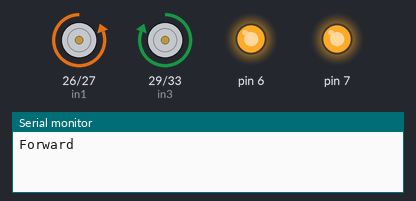
A sketch run on a simulated Arduino Mega 2560, built with avr-gcc and run on an emulated ATmega2560. On the bench: motor-driver pin pairs drawn as motors (green arrow = first pin HIGH = forward, orange = second pin HIGH = backward, longer = more drive), output pins drawn as LEDs (lit = HIGH), the last lines printed to the serial monitor.

Above: at 2.5 s.
At 7.5 s:
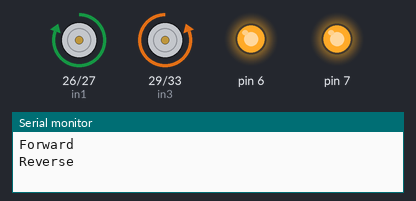
At 12.5 s:
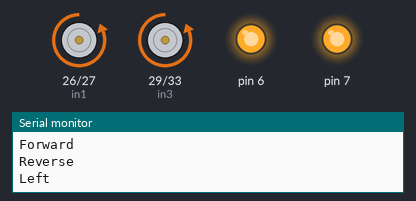
At 17.5 s:
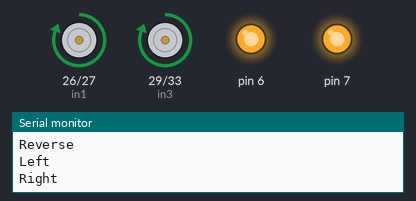
Timing chart, 0 to 23.0 s (numbered marks = the images above):
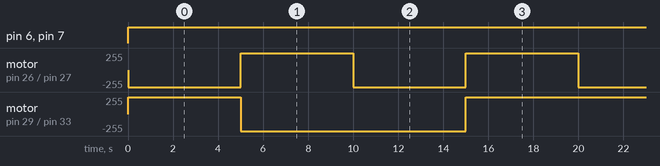

Measured:
- by itself, pin 6, pin 7: LOW → HIGH at 0.00 s
- by itself, motor on pin 26 (in1) / pin 27 (in2): alternates forward 255/255 for 5.0 s and backward 255/255 for 5.0 s
- by itself, motor on pin 29 (in3) / pin 33 (in4): repeats every 20.0 s: backward 255/255 10.0 s, forward 255/255 10.0 s

The sketch:

H_Bridge.ino
```cpp
const int in1 = 26;
const int in2 = 27;
const int in3 = 29;
const int in4 = 33;

void setup() {
  pinMode(in1, OUTPUT);
  pinMode(in2, OUTPUT);
  pinMode(in3, OUTPUT);
  pinMode(in4, OUTPUT);
  Serial.begin(9600);

}

void Reverse()      {moving(1,0,0,1);}
void Forward()      {moving(0,1,1,0);}
void Left()         {moving(0,1,0,1);}
void Right()        {moving(1,0,1,0);}
void Stop()         {moving(0,0,0,0);}

void moving(boolean m1 , boolean m2 , boolean m3 , boolean m4){
  digitalWrite (in1, m1);
  digitalWrite (in2, m2);
  digitalWrite (in3, m3);
  digitalWrite (in4, m4);
}


void loop() {
analogWrite(6,1500);
analogWrite(7,1500);
  Forward();
  Serial.println("Forward");
  delay(5000);
  Reverse();
  Serial.println("Reverse");
  delay(5000);
  Left();
  Serial.println("Left");
  delay(5000);
  Right();
  Serial.println("Right");
  delay(5000);
  Stop();
  Serial.println("Stop");

}
```
